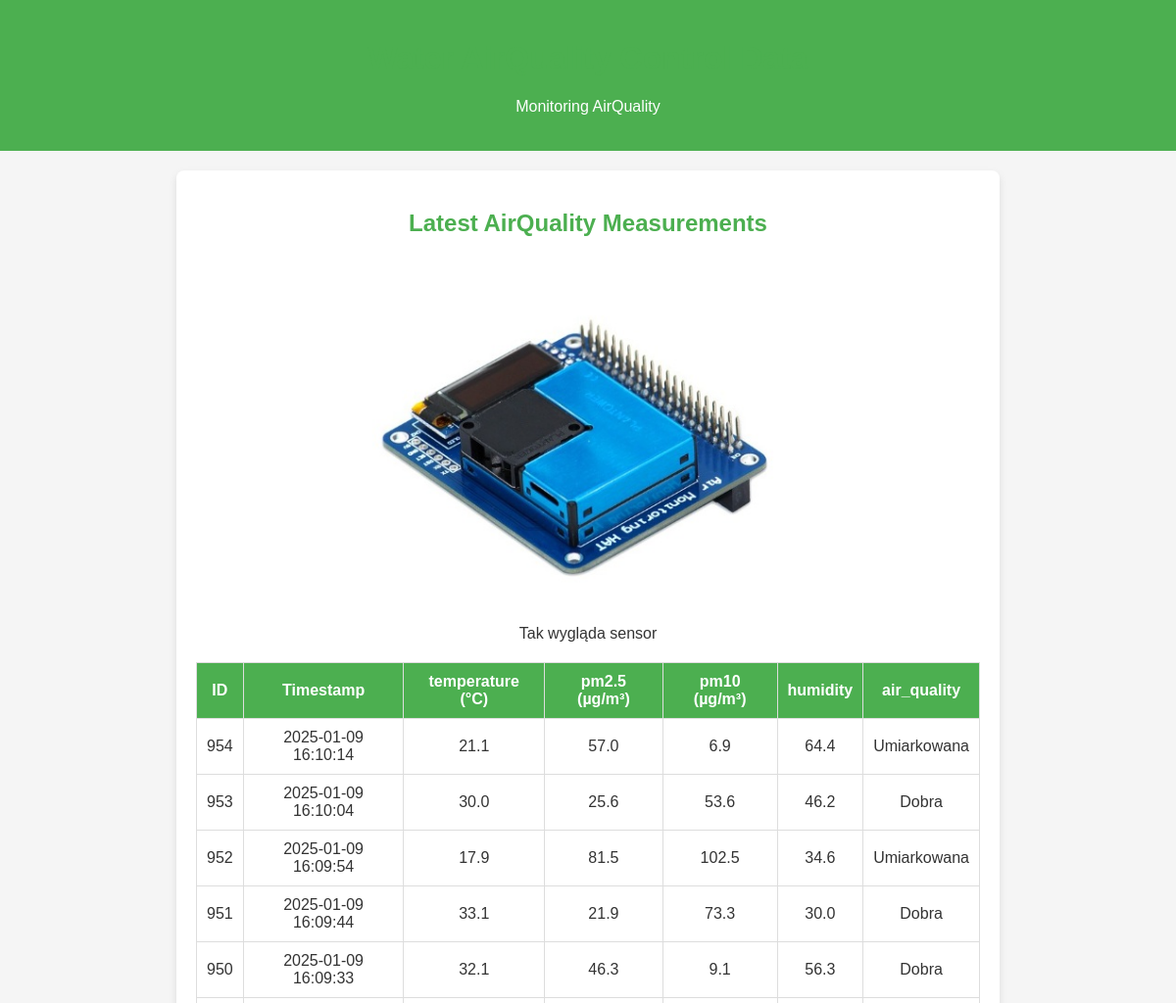
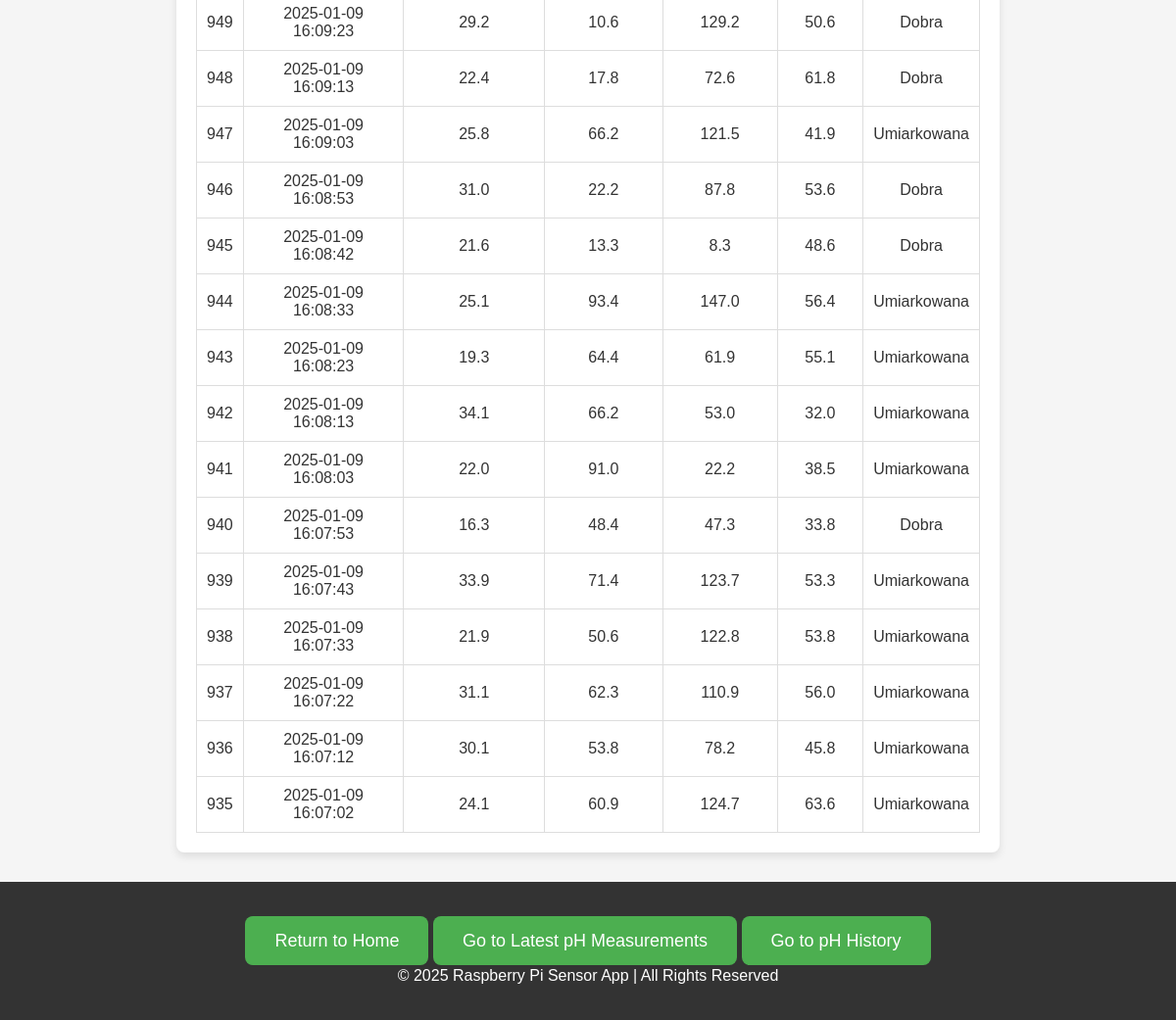
The app's page /air_quality with its own data (2 pictures, top to bottom).
### tables this page shows
CREATE TABLE air_control (
            id INTEGER PRIMARY KEY AUTOINCREMENT,
            timestamp DATETIME DEFAULT CURRENT_TIMESTAMP,
            pm25 REAL,
            pm10 REAL,
            temperature REAL,
            humidity REAL,
            air_quality TEXT
        );

### app.py (the view)
@app.route('/air_quality')
def air_quality_page():
    conn = sqlite3.connect(DB_PATH)
    cursor = conn.cursor()
    cursor.execute("""
                   SELECT id, timestamp, temperature, pm25, pm10, humidity, air_quality
                   FROM air_control
                   ORDER BY timestamp DESC LIMIT 20
                   """)
    measurements = cursor.fetchall()
    conn.close()
    return render_template('air_quality.html', measurements=measurements)

### templates/air_quality.html (shortened to what this page needs)
<!DOCTYPE html>
<html lang="en">
<head>
    <link rel="stylesheet" href="static/css/measurements.css">
</head>
<body>
    <header>
        <h1>Water AirQuality Control Data</h1>
        <p>Monitoring AirQuality</p>
    </header>
    <div class="container">
        <h2>Latest AirQuality Measurements</h2>
        <div class="image-container">
            <img src="static/images/czujnik_pm_10.jpg" alt="Water Quality" class="resized-image">
            <p>Tak wygląda sensor</p>
        </div>
        <table>
            <thead>
                <tr>
                    <th>ID</th>
                    <th>Timestamp</th>
                    <th>temperature (&deg;C)</th>
                    <th>pm2.5 (&micro;g/m³)</th>
                    <th>pm10 (&micro;g/m³)</th>
                    <th>humidity</th>
                    <th>air_quality</th>
                </tr>
            </thead>
            <tbody>
                {% for measurement in measurements %}
                    <tr>
                        <td>{{ measurement[0] }}</td>
                        <td>{{ measurement[1] }}</td>
                        <td>{{ measurement[2] }}</td>
                        <td>{{ measurement[3] }}</td>
                        <td>{{ measurement[4] }}</td>
                        <td>{{ measurement[5] }}</td>
                        <td>{{ measurement[6] }}</td>
                    </tr>
                {% endfor %}
            </tbody>
        </table>
    </div>
    <footer>
        <div class="cta">
            <a href="/" class="button">Return to Home</a>
            <a href="/ph_measurements_page" class="button">Go to Latest pH Measurements</a>
            <a href="/ph_history_page" class="button">Go to pH History</a>
        </div>
        <p>&copy; 2025 Raspberry Pi Sensor App | All Rights Reserved</p>
    </footer>
</body>
</html>

### static/css/measurements.css (style rules this page uses)
body { font-family: Arial, sans-serif; margin: 0; padding: 0; background: #f5f5f5; color: #333; }
.image-container { text-align: center; }
.resized-image { width: 100%; max-width: 500px; height: auto; }
header { background: #4CAF50; color: white; padding: 20px 0; text-align: center; }
.container { max-width: 800px; margin: 20px auto; padding: 20px; background: white; border-radius: 8px; box-shadow: 0 4px 8px rgba(0, 0, 0, 0.1); }
h1, h2 { color: #4CAF50; text-align: center; }
table { width: 100%; border-collapse: collapse; margin-top: 20px; }
table, th, td { border: 1px solid #ddd; }
th, td { padding: 10px; text-align: center; }
th { background: #4CAF50; color: white; }
.cta { text-align: center; margin-top: 30px; }
.cta a { background: #4CAF50; color: white; text-decoration: none; padding: 15px 30px; border-radius: 8px; font-size: 18px; }
footer { text-align: center; padding: 20px 0; background: #333; color: white; margin-top: 30px; }

### records on screen
air_control: id "954", timestamp "2025-01-09 16:10:14", temperature "21.1", pm25 "57.0", pm10 "6.9", humidity "64.4", air_quality "Umiarkowana"
air_control: id "953", timestamp "2025-01-09 16:10:04", temperature "30.0", pm25 "25.6", pm10 "53.6", humidity "46.2", air_quality "Dobra"
air_control: id "952", timestamp "2025-01-09 16:09:54", temperature "17.9", pm25 "81.5", pm10 "102.5", humidity "34.6", air_quality "Umiarkowana"
air_control: id "951", timestamp "2025-01-09 16:09:44", temperature "33.1", pm25 "21.9", pm10 "73.3", humidity "30.0", air_quality "Dobra"
air_control: id "950", timestamp "2025-01-09 16:09:33", temperature "32.1", pm25 "46.3", pm10 "9.1", humidity "56.3", air_quality "Dobra"
air_control: id "949", timestamp "2025-01-09 16:09:23", temperature "29.2", pm25 "10.6", pm10 "129.2", humidity "50.6", air_quality "Dobra"
air_control: id "948", timestamp "2025-01-09 16:09:13", temperature "22.4", pm25 "17.8", pm10 "72.6", humidity "61.8", air_quality "Dobra"
air_control: id "947", timestamp "2025-01-09 16:09:03", temperature "25.8", pm25 "66.2", pm10 "121.5", humidity "41.9", air_quality "Umiarkowana"
air_control: id "946", timestamp "2025-01-09 16:08:53", temperature "31.0", pm25 "22.2", pm10 "87.8", humidity "53.6", air_quality "Dobra"
air_control: id "945", timestamp "2025-01-09 16:08:42", temperature "21.6", pm25 "13.3", pm10 "8.3", humidity "48.6", air_quality "Dobra"
air_control: id "944", timestamp "2025-01-09 16:08:33", temperature "25.1", pm25 "93.4", pm10 "147.0", humidity "56.4", air_quality "Umiarkowana"
air_control: id "943", timestamp "2025-01-09 16:08:23", temperature "19.3", pm25 "64.4", pm10 "61.9", humidity "55.1", air_quality "Umiarkowana"
air_control: id "942", timestamp "2025-01-09 16:08:13", temperature "34.1", pm25 "66.2", pm10 "53.0", humidity "32.0", air_quality "Umiarkowana"
air_control: id "941", timestamp "2025-01-09 16:08:03", temperature "22.0", pm25 "91.0", pm10 "22.2", humidity "38.5", air_quality "Umiarkowana"
air_control: id "940", timestamp "2025-01-09 16:07:53", temperature "16.3", pm25 "48.4", pm10 "47.3", humidity "33.8", air_quality "Dobra"
air_control: id "939", timestamp "2025-01-09 16:07:43", temperature "33.9", pm25 "71.4", pm10 "123.7", humidity "53.3", air_quality "Umiarkowana"
air_control: id "938", timestamp "2025-01-09 16:07:33", temperature "21.9", pm25 "50.6", pm10 "122.8", humidity "53.8", air_quality "Umiarkowana"
air_control: id "937", timestamp "2025-01-09 16:07:22", temperature "31.1", pm25 "62.3", pm10 "110.9", humidity "56.0", air_quality "Umiarkowana"
air_control: id "936", timestamp "2025-01-09 16:07:12", temperature "30.1", pm25 "53.8", pm10 "78.2", humidity "45.8", air_quality "Umiarkowana"
air_control: id "935", timestamp "2025-01-09 16:07:02", temperature "24.1", pm25 "60.9", pm10 "124.7", humidity "63.6", air_quality "Umiarkowana"
